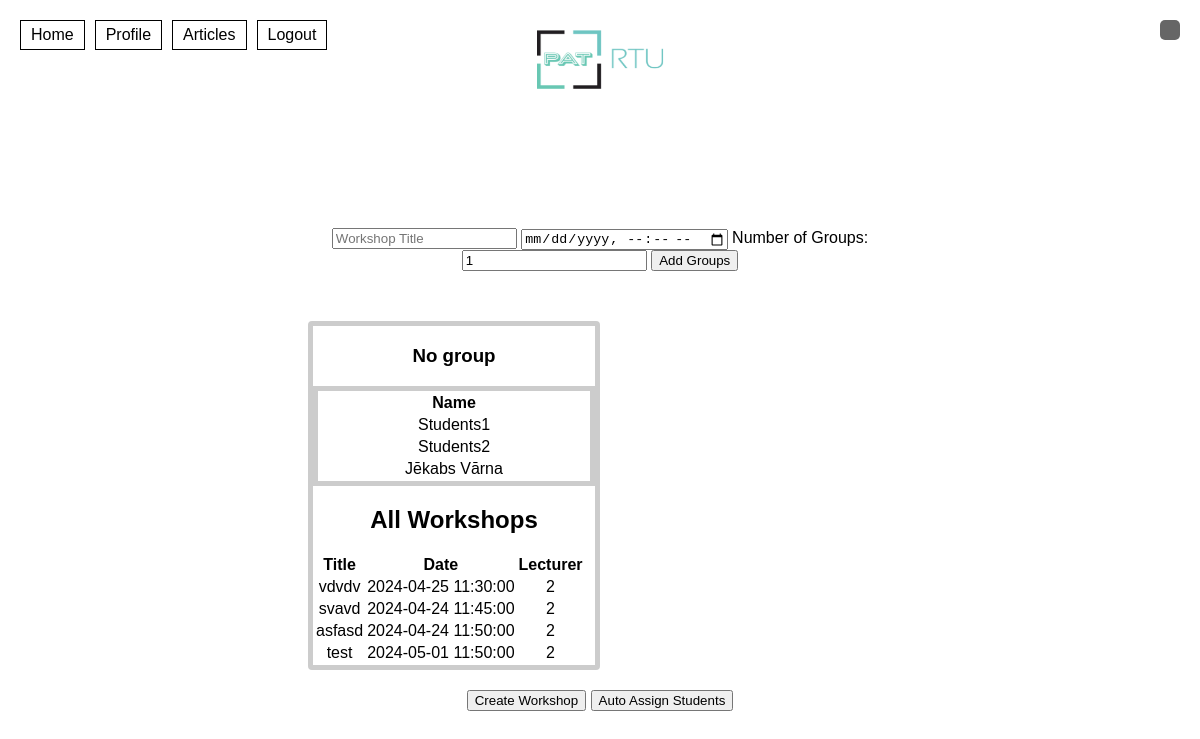
Screenshot of /add_workshop (signed in) with the database file from the repository.
### website/models.py (models this page shows)
class User(db.Model, UserMixin):
    id = db.Column(db.Integer, primary_key=True)
    email = db.Column(db.String(150), unique=True)
    password = db.Column(db.String(150))
    first_name = db.Column(db.String(150))
    role = db.Column(db.String(10), default='student')

class Workshop(db.Model):
    id = db.Column(db.Integer, primary_key=True)
    title = db.Column(db.String(255), nullable=False)
    date = db.Column(db.DateTime, nullable=False)
    lecturer_id = db.Column(db.Integer, db.ForeignKey('user.id'))
    lecturer = db.relationship('User', backref='workshops')

### website/views.py (the view, shortened to what this page needs)
@views.route('/add_workshop', methods=['GET', 'POST'])
@login_required
def add_workshop():
    workshops = Workshop.query.all()
    students = User.query.filter_by(role='student').all()
    return render_template('add_workshop.html', workshops=workshops, students=students)

### website/__init__.py (called while the page is built)
def create_app():
    app = Flask(__name__)
    app.config['SECRET_KEY'] = 'hjshjhdjah kjshkjdhjs'
    app.config['SQLALCHEMY_DATABASE_URI'] = f'sqlite:///{DB_NAME}'
    db.init_app(app)
    from .views import views
    from .auth import auth
    app.register_blueprint(views, url_prefix='/')
    app.register_blueprint(auth, url_prefix='/')
    from .models import User
    create_database(app)
    login_manager = LoginManager()
    login_manager.login_view = 'auth.login'
    login_manager.init_app(app)
    @login_manager.user_loader
    def load_user(id):
        return User.query.get(int(id))
    return app

### website/templates/add_workshop.html (shortened to what this page needs)
{% extends "base.html" %}
{% block content %}
<div class="container">
  <form action="{{ url_for('views.add_workshop') }}" method="post" id="workshop-form">
    <input type="text" name="title" placeholder="Workshop Title" required>
    <input type="datetime-local" name="date" required>
    <label for="num-groups">Number of Groups:</label>
    <input type="number" id="num-groups" name="num_groups" min="1" value="1" required>
    <button type="button" id="add-groups-btn">Add Groups</button>
    <div class="student-selection-wrapper" style="margin-top: 50px; display: flex;">
      <div class="col-md-6 pr-0 student-list-container">
        <h3>No group</h3>
        <table class="table student-table table-bordered">
          <thead>
            <tr>
              <th>Name</th>
            </tr>
          </thead>
          <tbody class="all-students-list">
            {% for student in students %}
              <tr data-id="{{ student.id }}">
                <td>{{ student.first_name }}</td>
              </tr>
            {% endfor %}
          </tbody>
        </table>
        <div>
          <h2>All Workshops</h2>
          <table>
              <tr>
                  <th>Title</th>
                  <th>Date</th>
                  <th>Lecturer</th>
              </tr>
              {% for workshop in workshops %}
              <tr>
                  <td>{{ workshop.title }}</td>
                  <td>{{ workshop.date }}</td>
                  <td>{{ workshop.lecturer_id }}</td>
              </tr>
              {% endfor %}
          </table>
        </div>
      </div>
      <div id="groups-container" class="col-md-6 pl-0 d-flex flex-wrap"></div>
    </div>
    <button type="submit">Create Workshop</button>
  </form>
</div>
{% endblock %}

### website/templates/base.html (style rules this page uses)
.container { flex: 1; text-align: center; padding: 150px; margin-top: -40px; }

### website/templates/add_workshop.html (style rules this page uses)
.container { display: flex; justify-content: center; }
.student-selection-wrapper { margin: 10px auto; display: flex; flex-wrap: nowrap; }
.student-list-container { border: 5px solid #ccc; border-radius: 4px; margin-right: 10px; width: calc(50% - 10px); }
.student-table { width: 100%; margin-bottom: 0; border: 5px solid #ccc; }
#groups-container { display: flex; flex-wrap: nowrap; flex-grow: 1; }

### rows the page displays
User: first_name "Students1"
User: first_name "Students2"
User: first_name "Jēkabs Vārna"
Workshop: title "vdvdv", date "2024-04-25 11:30:00", lecturer_id "2"
Workshop: title "svavd", date "2024-04-24 11:45:00", lecturer_id "2"
Workshop: title "asfasd", date "2024-04-24 11:50:00", lecturer_id "2"
Workshop: title "test", date "2024-05-01 11:50:00", lecturer_id "2"
